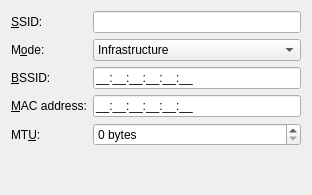
<ui version="4.0" >
 <class>Form</class>
 <widget class="QWidget" name="Form" >
  <property name="geometry" >
   <rect>
    <x>0</x>
    <y>0</y>
    <width>312</width>
    <height>195</height>
   </rect>
  </property>
  <layout class="QVBoxLayout" name="verticalLayout" >
   <item>
    <layout class="QGridLayout" name="gridLayout" >
     <item row="0" column="0" >
      <widget class="QLabel" name="label" >
       <property name="text" >
        <string>&amp;SSID:</string>
       </property>
       <property name="buddy" >
        <cstring>klineedit</cstring>
       </property>
      </widget>
     </item>
     <item row="0" column="1" >
      <widget class="KLineEdit" name="klineedit" >
       <property name="toolTip" >
        <string>The name of the wireless network</string>
       </property>
       <property name="whatsThis" >
        <string>The Service Set IDentifier is the name of a wireless network.</string>
       </property>
      </widget>
     </item>
     <item row="1" column="0" >
      <widget class="QLabel" name="label_2" >
       <property name="text" >
        <string>M&amp;ode:</string>
       </property>
       <property name="buddy" >
        <cstring>kcombobox</cstring>
       </property>
      </widget>
     </item>
     <item row="1" column="1" >
      <widget class="KComboBox" name="kcombobox" >
       <property name="toolTip" >
        <string>Operating mode of the wireless network</string>
       </property>
       <property name="whatsThis" >
        <string>Infrastructure mode is the most common setting.  To form a peer-to-peer wireless network with another computer when there is no infrastructure, choose Ad-hoc.</string>
       </property>
       <item>
        <property name="text" >
         <string>Infrastructure</string>
        </property>
       </item>
       <item>
        <property name="text" >
         <string>Ad-hoc</string>
        </property>
       </item>
      </widget>
     </item>
     <item row="2" column="0" >
      <widget class="QLabel" name="label_3" >
       <property name="text" >
        <string>&amp;BSSID:</string>
       </property>
       <property name="buddy" >
        <cstring>klineedit_2</cstring>
       </property>
      </widget>
     </item>
     <item row="2" column="1" >
      <widget class="KLineEdit" name="klineedit_2" >
       <property name="toolTip" >
        <string>Only connect to the station with this hardware address</string>
       </property>
       <property name="whatsThis" >
        <string>Setting a BSSID (hardware address) forces this connection to only connect to the station with this address, even if other stations are part of the same network.</string>
       </property>
       <property name="inputMask" >
        <string>HH:HH:HH:HH:HH:HH;_</string>
       </property>
      </widget>
     </item>
     <item row="3" column="0" >
      <widget class="QLabel" name="label_4" >
       <property name="text" >
        <string>&amp;MAC address:</string>
       </property>
       <property name="buddy" >
        <cstring>klineedit_3</cstring>
       </property>
      </widget>
     </item>
     <item row="3" column="1" >
      <widget class="KLineEdit" name="klineedit_3" >
       <property name="toolTip" >
        <string>Override hardware address</string>
       </property>
       <property name="whatsThis" >
        <string>Some network interfaces allow their hardware address to be changed using this setting.</string>
       </property>
       <property name="inputMask" >
        <string>HH:HH:HH:HH:HH:HH;_</string>
       </property>
      </widget>
     </item>
     <item row="4" column="0" >
      <widget class="QLabel" name="label_5" >
       <property name="text" >
        <string>MT&amp;U:</string>
       </property>
       <property name="buddy" >
        <cstring>spinBox</cstring>
       </property>
      </widget>
     </item>
     <item row="4" column="1" >
      <widget class="QSpinBox" name="spinBox" >
       <property name="toolTip" >
        <string>Maximum Transmission Unit</string>
       </property>
       <property name="whatsThis" >
        <string>Sets the size of the largest packet that can be transmitted on this network. '0' sets the MTU automatically.</string>
       </property>
       <property name="suffix" >
        <string> bytes</string>
       </property>
       <property name="maximum" >
        <number>10000</number>
       </property>
       <property name="singleStep" >
        <number>10</number>
       </property>
      </widget>
     </item>
    </layout>
   </item>
   <item>
    <spacer name="verticalSpacer" >
     <property name="orientation" >
      <enum>Qt::Vertical</enum>
     </property>
     <property name="sizeHint" stdset="0" >
      <size>
       <width>20</width>
       <height>13</height>
      </size>
     </property>
    </spacer>
   </item>
  </layout>
 </widget>
 <customwidgets>
  <customwidget>
   <class>KComboBox</class>
   <extends>QComboBox</extends>
   <header>kcombobox.h</header>
  </customwidget>
  <customwidget>
   <class>KLineEdit</class>
   <extends>QLineEdit</extends>
   <header>klineedit.h</header>
  </customwidget>
 </customwidgets>
 <resources/>
 <connections/>
</ui>
